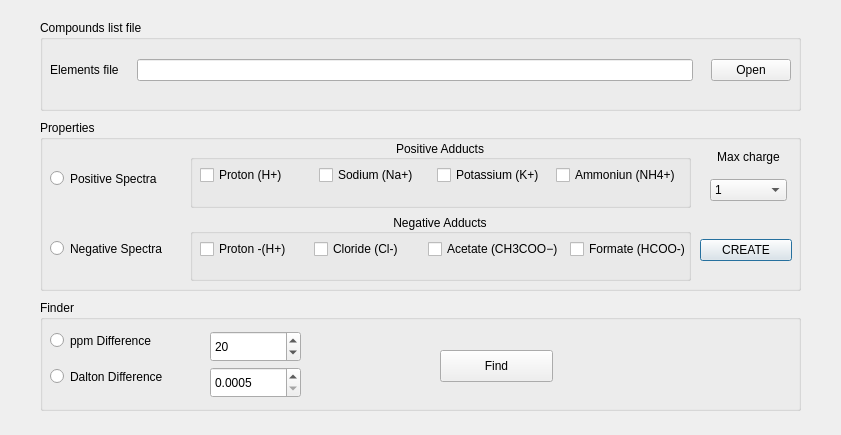
<?xml version="1.0" encoding="UTF-8"?>
<ui version="4.0">
 <class>Dialog</class>
 <widget class="QDialog" name="Dialog">
  <property name="geometry">
   <rect>
    <x>0</x>
    <y>0</y>
    <width>841</width>
    <height>435</height>
   </rect>
  </property>
  <property name="windowTitle">
   <string>Dialog</string>
  </property>
  <widget class="QGroupBox" name="groupBox_2">
   <property name="geometry">
    <rect>
     <x>40</x>
     <y>120</y>
     <width>761</width>
     <height>171</height>
    </rect>
   </property>
   <property name="title">
    <string>Properties</string>
   </property>
   <widget class="QRadioButton" name="Positive_radio">
    <property name="geometry">
     <rect>
      <x>10</x>
      <y>50</y>
      <width>141</width>
      <height>17</height>
     </rect>
    </property>
    <property name="text">
     <string>Positive Spectra</string>
    </property>
   </widget>
   <widget class="QRadioButton" name="Negative_radio">
    <property name="geometry">
     <rect>
      <x>10</x>
      <y>120</y>
      <width>141</width>
      <height>17</height>
     </rect>
    </property>
    <property name="layoutDirection">
     <enum>Qt::LeftToRight</enum>
    </property>
    <property name="autoFillBackground">
     <bool>false</bool>
    </property>
    <property name="text">
     <string>Negative Spectra</string>
    </property>
   </widget>
   <widget class="QWidget" name="verticalLayoutWidget_2">
    <property name="geometry">
     <rect>
      <x>150</x>
      <y>20</y>
      <width>501</width>
      <height>141</height>
     </rect>
    </property>
    <layout class="QVBoxLayout" name="verticalLayout_2">
     <item>
      <widget class="QGroupBox" name="gBPositive">
       <property name="enabled">
        <bool>true</bool>
       </property>
       <property name="title">
        <string>Positive Adducts</string>
       </property>
       <property name="alignment">
        <set>Qt::AlignCenter</set>
       </property>
       <widget class="QWidget" name="horizontalLayoutWidget">
        <property name="geometry">
         <rect>
          <x>10</x>
          <y>20</y>
          <width>481</width>
          <height>31</height>
         </rect>
        </property>
        <layout class="QHBoxLayout" name="horizontalLayout">
         <item>
          <widget class="QCheckBox" name="cBProtone">
           <property name="text">
            <string>Proton (H+)</string>
           </property>
          </widget>
         </item>
         <item>
          <widget class="QCheckBox" name="cBSodio">
           <property name="text">
            <string>Sodium (Na+)</string>
           </property>
          </widget>
         </item>
         <item>
          <widget class="QCheckBox" name="cBPotassio">
           <property name="text">
            <string>Potassium (K+)</string>
           </property>
          </widget>
         </item>
         <item>
          <widget class="QCheckBox" name="cBAmmonio">
           <property name="text">
            <string>Ammoniun (NH4+)</string>
           </property>
          </widget>
         </item>
        </layout>
       </widget>
      </widget>
     </item>
     <item>
      <widget class="QGroupBox" name="gBNegative">
       <property name="enabled">
        <bool>true</bool>
       </property>
       <property name="layoutDirection">
        <enum>Qt::LeftToRight</enum>
       </property>
       <property name="title">
        <string>Negative Adducts</string>
       </property>
       <property name="alignment">
        <set>Qt::AlignCenter</set>
       </property>
       <property name="checkable">
        <bool>false</bool>
       </property>
       <widget class="QWidget" name="horizontalLayoutWidget_2">
        <property name="geometry">
         <rect>
          <x>10</x>
          <y>20</y>
          <width>491</width>
          <height>31</height>
         </rect>
        </property>
        <layout class="QHBoxLayout" name="horizontalLayout_2">
         <item>
          <widget class="QCheckBox" name="cBProtone_neg">
           <property name="text">
            <string>Proton -(H+)</string>
           </property>
          </widget>
         </item>
         <item>
          <widget class="QCheckBox" name="cBCloro">
           <property name="text">
            <string>Cloride (Cl-)</string>
           </property>
          </widget>
         </item>
         <item>
          <widget class="QCheckBox" name="cBAcetato">
           <property name="text">
            <string>Acetate (CH3COO−)</string>
           </property>
          </widget>
         </item>
         <item>
          <widget class="QCheckBox" name="cBFormiato">
           <property name="text">
            <string>Formate (HCOO-)</string>
           </property>
          </widget>
         </item>
        </layout>
       </widget>
      </widget>
     </item>
    </layout>
   </widget>
   <widget class="QWidget" name="verticalLayoutWidget">
    <property name="geometry">
     <rect>
      <x>670</x>
      <y>20</y>
      <width>77</width>
      <height>61</height>
     </rect>
    </property>
    <layout class="QVBoxLayout" name="verticalLayout">
     <item>
      <widget class="QLabel" name="label_3">
       <property name="enabled">
        <bool>true</bool>
       </property>
       <property name="text">
        <string>Max charge</string>
       </property>
       <property name="alignment">
        <set>Qt::AlignCenter</set>
       </property>
      </widget>
     </item>
     <item>
      <widget class="QComboBox" name="charge_number_comboBox">
       <property name="currentIndex">
        <number>0</number>
       </property>
       <item>
        <property name="text">
         <string>1</string>
        </property>
       </item>
       <item>
        <property name="text">
         <string>2</string>
        </property>
       </item>
       <item>
        <property name="text">
         <string>3</string>
        </property>
       </item>
       <item>
        <property name="text">
         <string>4</string>
        </property>
       </item>
       <item>
        <property name="text">
         <string>5</string>
        </property>
       </item>
       <item>
        <property name="text">
         <string>6</string>
        </property>
       </item>
       <item>
        <property name="text">
         <string>7</string>
        </property>
       </item>
       <item>
        <property name="text">
         <string>8</string>
        </property>
       </item>
      </widget>
     </item>
    </layout>
   </widget>
   <widget class="QWidget" name="verticalLayoutWidget_3">
    <property name="geometry">
     <rect>
      <x>660</x>
      <y>100</y>
      <width>92</width>
      <height>61</height>
     </rect>
    </property>
    <layout class="QVBoxLayout" name="verticalLayout_3">
     <item>
      <widget class="QPushButton" name="create_button">
       <property name="text">
        <string>CREATE</string>
       </property>
      </widget>
     </item>
    </layout>
   </widget>
  </widget>
  <widget class="QGroupBox" name="groupBox_3">
   <property name="geometry">
    <rect>
     <x>40</x>
     <y>300</y>
     <width>761</width>
     <height>111</height>
    </rect>
   </property>
   <property name="title">
    <string>Finder</string>
   </property>
   <widget class="QPushButton" name="find_button">
    <property name="geometry">
     <rect>
      <x>400</x>
      <y>50</y>
      <width>113</width>
      <height>32</height>
     </rect>
    </property>
    <property name="text">
     <string>Find</string>
    </property>
   </widget>
   <widget class="QDoubleSpinBox" name="dalton_spinbox">
    <property name="geometry">
     <rect>
      <x>170</x>
      <y>67</y>
      <width>91</width>
      <height>31</height>
     </rect>
    </property>
    <property name="decimals">
     <number>4</number>
    </property>
    <property name="minimum">
     <double>0.000500000000000</double>
    </property>
    <property name="singleStep">
     <double>0.000100000000000</double>
    </property>
   </widget>
   <widget class="QSpinBox" name="ppm_spinbox">
    <property name="geometry">
     <rect>
      <x>170</x>
      <y>31</y>
      <width>91</width>
      <height>31</height>
     </rect>
    </property>
    <property name="value">
     <number>20</number>
    </property>
   </widget>
   <widget class="QRadioButton" name="ppm_radio">
    <property name="geometry">
     <rect>
      <x>10</x>
      <y>32</y>
      <width>141</width>
      <height>17</height>
     </rect>
    </property>
    <property name="text">
     <string>ppm Difference</string>
    </property>
   </widget>
   <widget class="QRadioButton" name="dalton_radio">
    <property name="geometry">
     <rect>
      <x>10</x>
      <y>68</y>
      <width>151</width>
      <height>17</height>
     </rect>
    </property>
    <property name="text">
     <string>Dalton Difference</string>
    </property>
   </widget>
  </widget>
  <widget class="QGroupBox" name="gBox_SearchMethod">
   <property name="geometry">
    <rect>
     <x>40</x>
     <y>20</y>
     <width>761</width>
     <height>91</height>
    </rect>
   </property>
   <property name="title">
    <string>Compounds list file</string>
   </property>
   <property name="flat">
    <bool>false</bool>
   </property>
   <property name="checkable">
    <bool>false</bool>
   </property>
   <widget class="QWidget" name="gridLayoutWidget_4">
    <property name="geometry">
     <rect>
      <x>10</x>
      <y>20</y>
      <width>741</width>
      <height>61</height>
     </rect>
    </property>
    <layout class="QGridLayout" name="files_selectro_Layout_3">
     <property name="bottomMargin">
      <number>0</number>
     </property>
     <property name="horizontalSpacing">
      <number>18</number>
     </property>
     <property name="verticalSpacing">
      <number>6</number>
     </property>
     <item row="0" column="2">
      <widget class="QPushButton" name="EC_Open_btn">
       <property name="text">
        <string>Open</string>
       </property>
      </widget>
     </item>
     <item row="0" column="1">
      <widget class="QLineEdit" name="EC_line"/>
     </item>
     <item row="0" column="0">
      <widget class="QLabel" name="EC_label">
       <property name="text">
        <string>Elements file</string>
       </property>
      </widget>
     </item>
    </layout>
   </widget>
  </widget>
 </widget>
 <resources/>
 <connections/>
</ui>
